Frame 1 (no input): blank canvas, image omitted
Frame 60 (the mouse pressed at the canvas centre just before this capture): blank canvas, image omitted
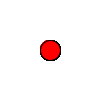
Frame 120 (the mouse held since frame 60 and released just before this capture)

The Processing sketch whose frames 1 and 60 were blank and that drew this single picture after the mouse press (run headless with seeded random() and noise(); from frame 60 on, the mouse is pressed at the canvas centre):

// Processing sketch: SimpleTouch
// ── SimpleTouch.pde
// SimpleTouch - Processing

void setup() {
    background(255, 255, 255);
    fill(255,0 ,0);
}

void draw() {
    if(mousePressed){
        ellipse(mouseX, mouseY, 20, 20);
    }
}
